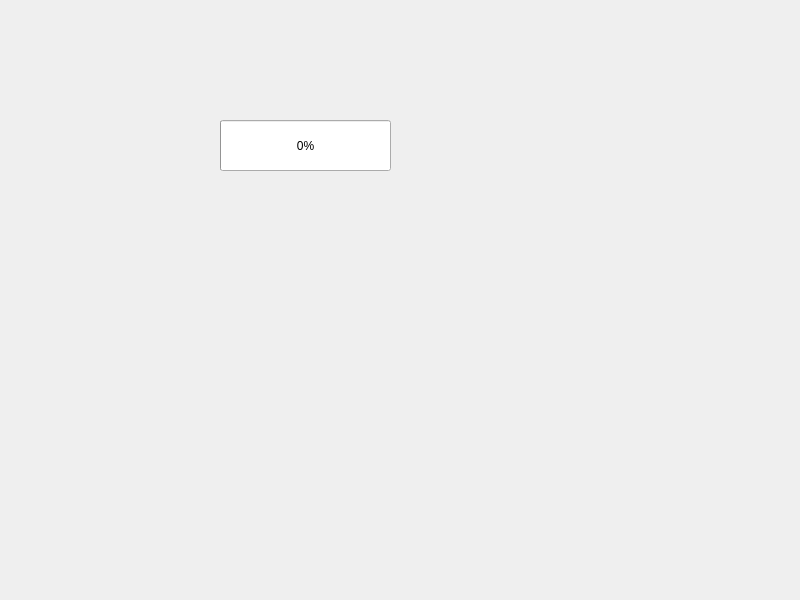
<?xml version="1.0" encoding="UTF-8"?>
<ui version="4.0">
 <class>Widget</class>
 <widget class="QWidget" name="Widget">
  <property name="geometry">
   <rect>
    <x>0</x>
    <y>0</y>
    <width>800</width>
    <height>600</height>
   </rect>
  </property>
  <property name="windowTitle">
   <string>Widget</string>
  </property>
  <widget class="QProgressBar" name="progressBar">
   <property name="geometry">
    <rect>
     <x>220</x>
     <y>120</y>
     <width>171</width>
     <height>51</height>
    </rect>
   </property>
   <property name="value">
    <number>0</number>
   </property>
  </widget>
 </widget>
 <resources/>
 <connections/>
</ui>
